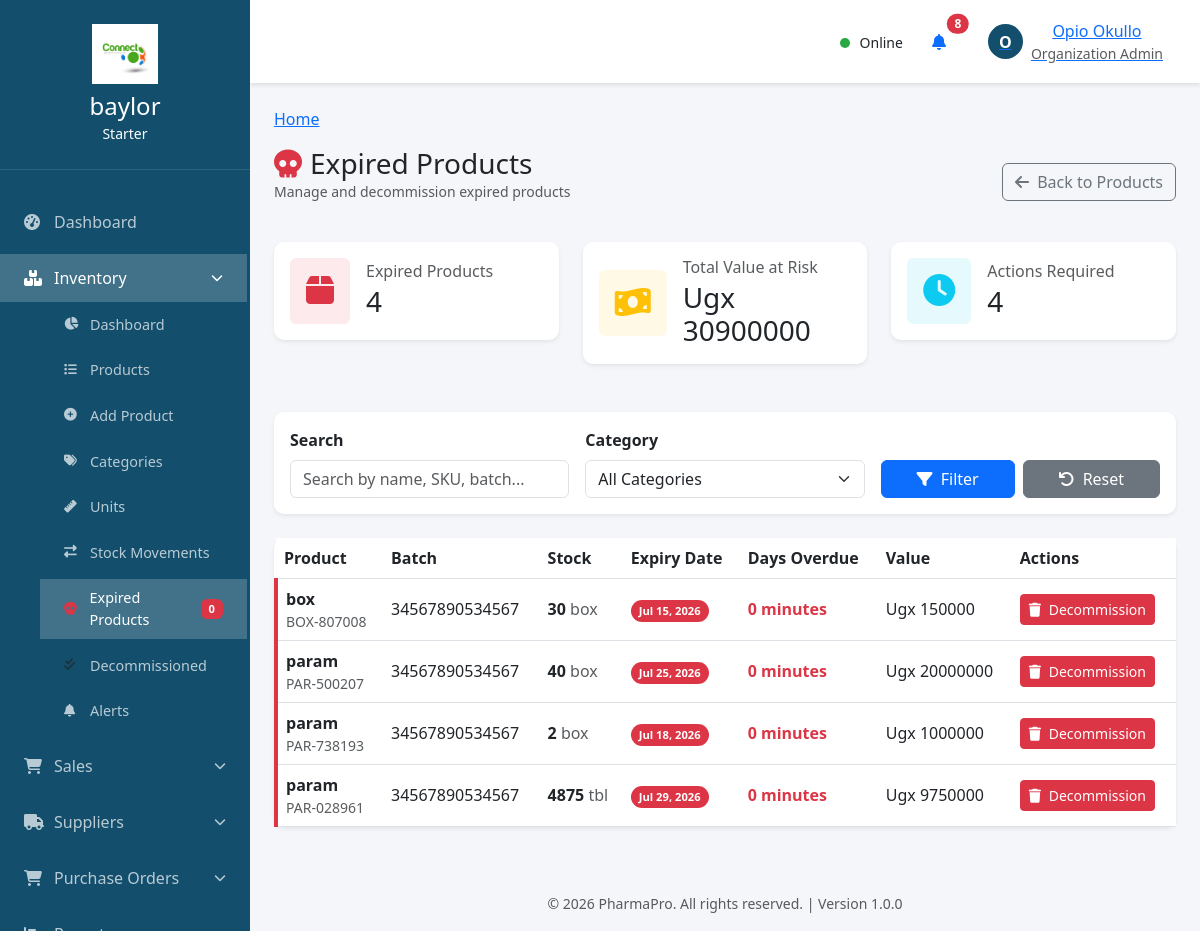
Before: /inventory/expired-products/ (signed in) with the older database file.
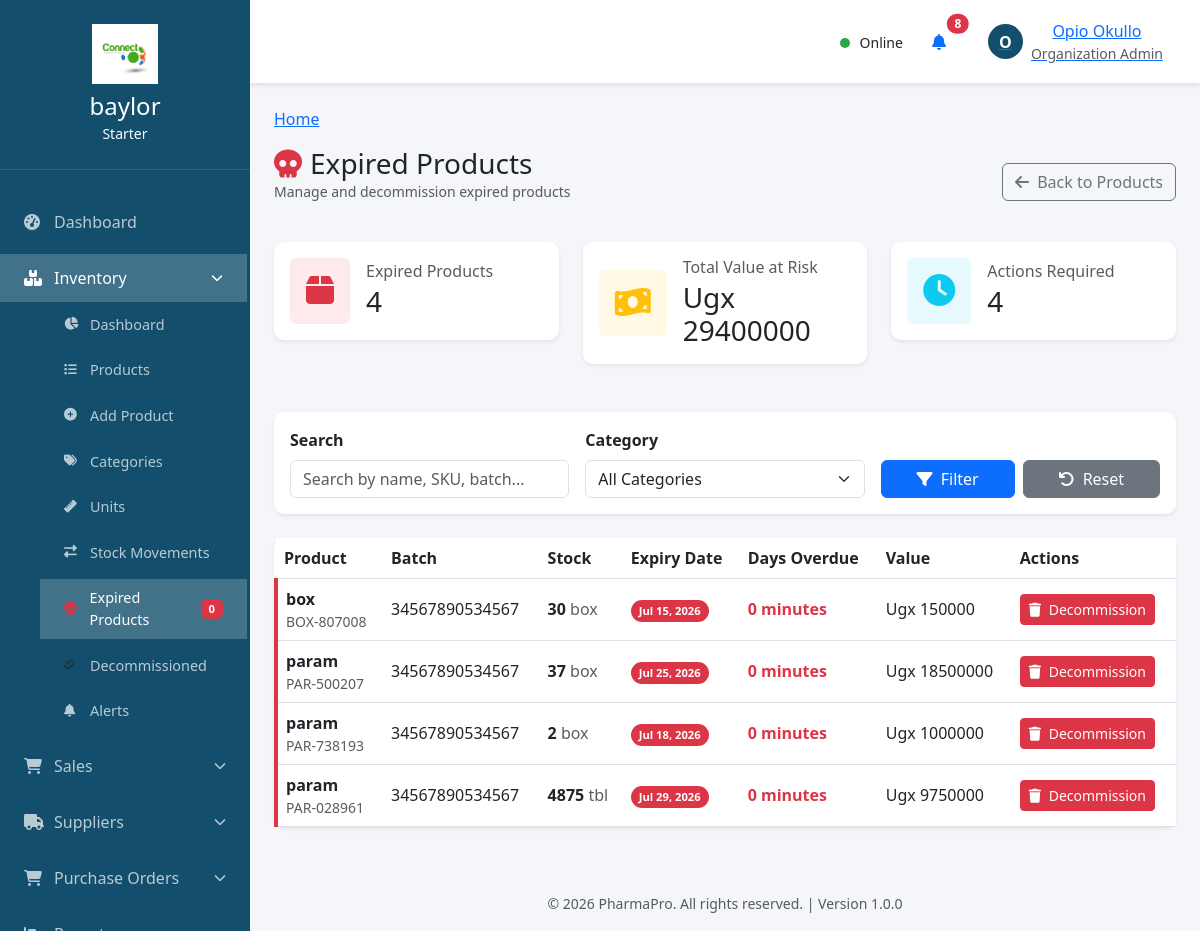
After: the same page with the newer database file.
### inventory/models.py (models this page shows, shortened)
class Product(models.Model):
    STATUS_CHOICES = [
        ('active', 'Active'),
        ('inactive', 'Inactive'),
        ('out_of_stock', 'Out of Stock'),
        ('discontinued', 'Discontinued'),
        ('expired', 'Expired'),
        ('decommissioned', 'Decommissioned'),
    ]
    id = models.UUIDField(primary_key=True, default=uuid.uuid4, editable=False)
    tenant = models.ForeignKey(Tenant, on_delete=models.CASCADE, related_name='products')
    name = models.CharField(max_length=255)
    sku = models.CharField(max_length=100, unique=True)
    barcode = models.CharField(max_length=100, blank=True, null=True)
    description = models.TextField()
    category = models.ForeignKey(Category, on_delete=models.SET_NULL, null=True, related_name='products')
    unit = models.ForeignKey(Unit, on_delete=models.SET_NULL, null=True, related_name='products')
    quantity = models.DecimalField(max_digits=10, decimal_places=2, default=0)
    min_quantity = models.DecimalField(max_digits=10, decimal_places=2, default=0)
    max_quantity = models.DecimalField(max_digits=10, decimal_places=2, default=0)
    reorder_point = models.DecimalField(max_digits=10, decimal_places=2, default=0)
    reorder_quantity = models.DecimalField(max_digits=10, decimal_places=2, default=0)
    purchase_price = models.DecimalField(max_digits=10, decimal_places=2, default=0)
    selling_price = models.DecimalField(max_digits=10, decimal_places=2, default=0)
    wholesale_price = models.DecimalField(max_digits=10, decimal_places=2, default=0)
    discount_price = models.DecimalField(max_digits=10, decimal_places=2, blank=True, null=True)
    batch_number = models.CharField(max_length=100, blank=True, null=True)
    expiry_date = models.DateField(null=True, blank=True)
    manufacturing_date = models.DateField(null=True, blank=True)
    location = models.CharField(max_length=255, blank=True, null=True)
    shelf_number = models.CharField(max_length=50, blank=True, null=True)
    image = models.ImageField(upload_to='products/', blank=True, null=True)
    gallery_images = models.JSONField(default=list, blank=True)
    status = models.CharField(max_length=20, choices=STATUS_CHOICES, default='active')
    is_featured = models.BooleanField(default=False)
    is_active = models.BooleanField(default=True)
    weight = models.DecimalField(max_digits=10, decimal_places=2, null=True, blank=True)
    dimensions = models.CharField(max_length=50, blank=True, null=True)
    allow_fractional = models.BooleanField(default=False)
    created_by = models.ForeignKey(User, on_delete=models.SET_NULL, null=True, related_name='created_products')
    created_at = models.DateTimeField(auto_now_add=True)
    updated_at = models.DateTimeField(auto_now=True)
    class Meta:
        db_table = 'inventory_products'
        ordering = ['name']
        unique_together = ['tenant', 'sku']

class Unit(models.Model):
    id = models.UUIDField(primary_key=True, default=uuid.uuid4, editable=False)
    tenant = models.ForeignKey(Tenant, on_delete=models.CASCADE, related_name='units')
    name = models.CharField(max_length=50)
    abbreviation = models.CharField(max_length=10)
    created_by = models.ForeignKey(User, on_delete=models.SET_NULL, null=True, related_name='created_units')
    created_at = models.DateTimeField(auto_now_add=True)
    class Meta:
        db_table = 'inventory_units'
        unique_together = ['tenant', 'name']

### inventory/views.py (the view)
# urls.py: path('expired-products/', views.expired_products_view, name='expired_products'),
@login_required
def expired_products_view(request):
    if not user_can_view_inventory(request.user):
        return render(request, 'accounts/access_denied.html', {'title': 'Access Denied'})
    tenant = request.user.tenant
    today = timezone.now().date()
    expired_products = Product.objects.filter(
        tenant=tenant,
        expiry_date__lt=today,
        quantity__gt=0
    ).select_related('category', 'unit')
    search_query = request.GET.get('search', '')
    if search_query:
        expired_products = expired_products.filter(
            Q(name__icontains=search_query) |
            Q(sku__icontains=search_query) |
            Q(batch_number__icontains=search_query)
        )
    category_filter = request.GET.get('category', '')
    if category_filter:
        expired_products = expired_products.filter(category_id=category_filter)
    total_value = expired_products.aggregate(
        total=Sum(F('quantity') * F('purchase_price'))
    )['total'] or 0
    paginator = Paginator(expired_products, 20)
    page_number = request.GET.get('page', 1)
    products_page = paginator.get_page(page_number)
    for product in products_page:
        product.total_value = product.quantity * product.purchase_price
    categories = Category.objects.filter(tenant=tenant)
    context = {
        'products': products_page,
        'categories': categories,
        'search_query': search_query,
        'category_filter': category_filter,
        'total_value': total_value,
        'total_products': expired_products.count(),
        'can_manage': user_can_manage_inventory(request.user),
        'title': 'Expired Products - PharmaPro'
    }
    return render(request, 'inventory/expired_products.html', context)

### accounts/models.py (called while the page is built)
    @classmethod
    def get_unread_count(cls, user):
        return cls.objects.filter(
            models.Q(user=user) | models.Q(tenant=user.tenant, is_global=True),
            is_read=False,
            expires_at__isnull=True
        ).count()

### inventory/templatetags/inventory_filters.py (called while the page is built)
@register.filter
def multiply(value, arg):
    try:
        return value * arg
    except (TypeError, ValueError):
        return 0

### inventory/views.py (called while the page is built)
def user_can_view_inventory(user):
    return user.is_authenticated and (user.is_superuser or user.role in ['admin', 'manager', 'supervisor', 'viewer'])

def user_can_manage_inventory(user):
    return user.is_authenticated and (user.is_superuser or user.role in ['admin', 'manager', 'supervisor'])

### tenants/context_processors.py (called while the page is built)
def tenant_context(request):
    if hasattr(request, 'tenant') and request.tenant:
        return {
            'tenant': request.tenant,
        }
    return {}

def tenant_settings(request):
    if hasattr(request, 'tenant') and request.tenant:
        try:
            settings = TenantSettings.objects.get(tenant=request.tenant)
            return {
                'tenant_settings': settings,
            }
        except TenantSettings.DoesNotExist:
            pass
    return {}

### inventory/templates/inventory/expired_products.html (shortened to what the changed rows need)
{% extends 'accounts/base.html' %}
{% load static %}
{% load inventory_filters %}
{% block content %}
<div class="container-fluid px-4">
    <div class="d-flex justify-content-between align-items-center mb-4 page-header">
        <div>
            <h1 class="h3 mb-0 text-gray-800">
                <i class="fas fa-skull text-danger me-2"></i>Expired Products
            </h1>
        </div>
    </div>
    <div class="row g-4 mb-4">
        <div class="col-md-4">
            <div class="card shadow-sm">
                <div class="card-body">
                    <div class="d-flex align-items-center">
                        <div>
                            <h6 class="text-muted mb-1">Total Value at Risk</h6>
                            <h3 class="mb-0">Ugx {{ total_value|floatformat:0 }}</h3>
                        </div>
                    </div>
                </div>
            </div>
        </div>
    </div>
    <div class="card shadow-sm">
        <div class="card-body p-0">
            <div class="table-responsive">
                <table class="table table-hover align-middle mb-0">
                    <thead class="bg-light">
                        <tr>
                            <th>Product</th>
                            <th>Batch</th>
                            <th>Stock</th>
                            <th>Expiry Date</th>
                            <th>Days Overdue</th>
                            <th>Value</th>
                            <th>Actions</th>
                        </tr>
                    </thead>
                    <tbody>
                        {% for product in products %}
                        <tr class="expired-row">
                            <td>
                                <div class="d-flex align-items-center">
                                    <div>
                                        <div class="fw-semibold">{{ product.name }}</div>
                                        <div class="small text-muted">{{ product.sku }}</div>
                                    </div>
                                </div>
                            </td>
                            <td>{{ product.batch_number|default:'-' }}</td>
                            <td>
                                <span class="fw-bold">{{ product.quantity|floatformat:0 }}</span>
                                <span class="text-muted">{{ product.unit.abbreviation|default:'units' }}</span>
                            </td>
                            <td>
                                <span class="expired-badge">
                                    {{ product.expiry_date|date:'M d, Y' }}
                                </span>
                            </td>
                            <td>
                                <span class="text-danger fw-bold">
                                    {{ product.expiry_date|timeuntil }}
                                </span>
                            </td>
                            <td>
                                Ugx {{ product.quantity|floatformat:0|add:0|multiply:product.purchase_price|floatformat:0 }}
                            </td>
                            <td>
                                <a href="{% url 'inventory:decommission_expired' product.id %}"
                                   class="btn btn-danger btn-sm">
                                    <i class="fas fa-trash me-1"></i> Decommission
                                </a>
                            </td>
                        </tr>
                        {% endfor %}
                    </tbody>
                </table>
            </div>
        </div>
    </div>
</div>
{% endblock %}

Changed rows visible on the page:
changed Product "PAR-500207": quantity "40" → "37"; quantity|add "20000000" → "18500000"
Other visible differences:
{{ total_value|floatformat:0 }}: "30900000" → "29400000"
